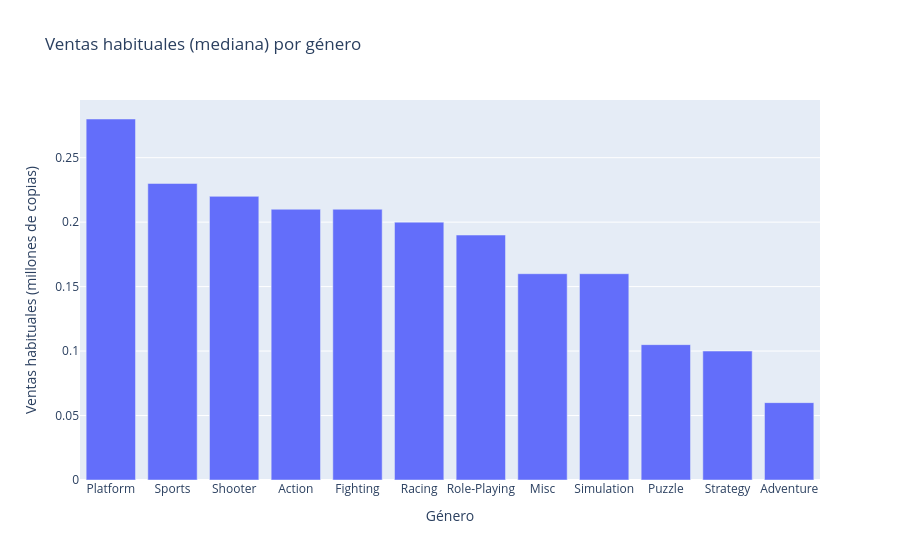

Here is the notebook cell this chart was saved with:
### Code cell
ventas_genero = exploracion.groupby('Genre', as_index=False).agg(
    mediana=('Global_Sales', 'median'), juegos=('Global_Sales', 'size'))
ventas_genero = ventas_genero.sort_values('mediana', ascending=False)

fig = px.bar(ventas_genero, x='Genre', y='mediana', hover_data=['juegos'],
             title='Ventas habituales (mediana) por género')
fig.update_layout(xaxis_title='Género',
                  yaxis_title='Ventas habituales (millones de copias)')
fig.show()

### Figure 1 — Plotly figure (JSON) as saved in the notebook; plotly's stock layout.template omitted (floating-point values rounded to 4 significant figures)
{"data": [{"customdata": [[850], [2199], [1215], [2876], [800], [1184], [1349], [1650], [824], [562], [644], [1183]], "hovertemplate": "Genre=%{x}<br>mediana=%{y}<br>juegos=%{customdata[0]}<extra></extra>", "legendgroup": "", "marker": {"color": "#636efa", "pattern": {"shape": ""}}, "name": "", "orientation": "v", "showlegend": false, "textposition": "auto", "type": "bar", "x": ["Platform", "Sports", "Shooter", "Action", "Fighting", "Racing", "Role-Playing", "Misc", "Simulation", "Puzzle", "Strategy", "Adventure"], "xaxis": "x", "y": [0.28, 0.23, 0.22, 0.21, 0.21, 0.2, 0.19, 0.16, 0.16, 0.105, 0.1, 0.06], "yaxis": "y"}], "layout": {"barmode": "relative", "legend": {"tracegroupgap": 0}, "title": {"text": "Ventas habituales (mediana) por género"}, "xaxis": {"anchor": "y", "domain": [0.0, 1.0], "title": {"text": "Género"}}, "yaxis": {"anchor": "x", "domain": [0.0, 1.0], "title": {"text": "Ventas habituales (millones de copias)"}}}}
